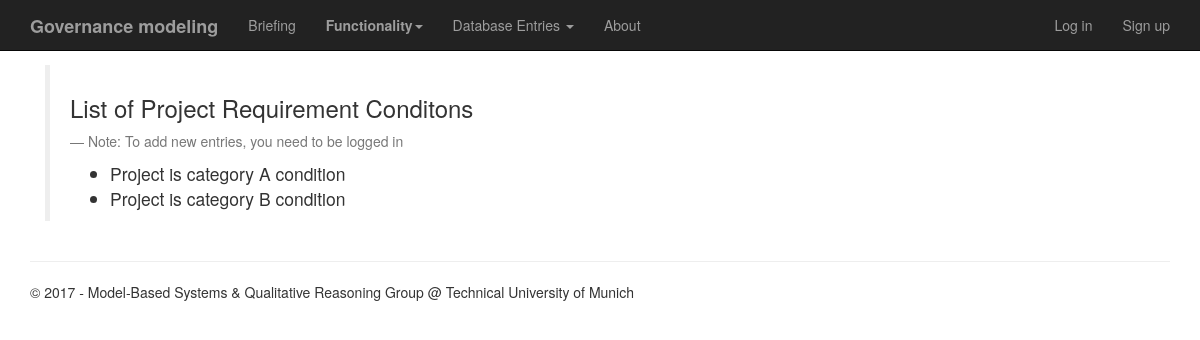
Page /dbcontent/Project_Requirement_Conditions/list/ on the committed database.
### app/models.py (models this page shows, shortened)
class ProjectRequirementCondition(models.Model):
    name = models.CharField(max_length = 255, unique =True)
    requirement = models.ForeignKey(ProjectRequirement,
                                    on_delete=models.CASCADE,
                                    related_name="conditions")
    condition_parameter = models.ForeignKey(ProjectParameter, on_delete=models.PROTECT)
    allowed_values = models.ManyToManyField(ParameterValue,
                                            blank=True)
    custom_value = models.CharField(max_length = 100, blank=True, null=True,)
    class Meta:
        unique_together = (("requirement", "condition_parameter"))

### dbcontent/views.py (the view)
class ProjectRequirementConditionView(generic.ListView):
    template_name = 'dbcontent/ProjectRequirementConditionList.html'
    def get_queryset(self):
        return ProjectRequirementCondition.objects.all()

### dbcontent/templates/dbcontent/ProjectRequirementConditionList.html (shortened to what this page needs)
{% extends 'app/base.html' %}
{% block content %}
	<div class="container">
	<div class="row">
	<div class="col-xs-12">
	<blockquote>
		<h3>List of Project Requirement Conditons</h3>
		{% if user.is_authenticated %}
		{% else %}
		<p><small>Note: To add new entries, you need to be logged in</small></p>
		{% endif %}
		<ul>
			{% for item in object_list %}
				<li>{{ item.name }}</li>
			{% endfor %}
		</ul>
	</blockquote>
	</div>
	</div>
	</div>
{% endblock %}

### rows in the picture
ProjectRequirementCondition: name "Project is category A condition"
ProjectRequirementCondition: name "Project is category B condition"
